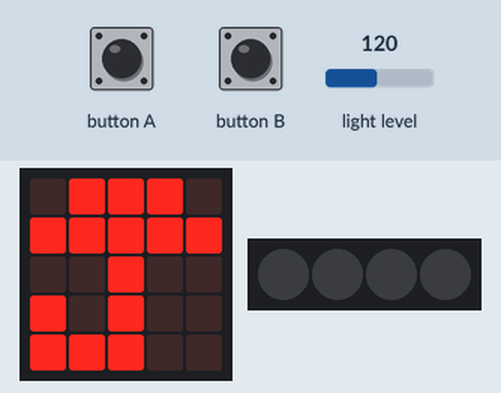
This program was run on a simulated BBC micro:bit (MakeCode). Parts: the board's 5×5 LED display, 4 RGB LEDs in strip order, left to right. The test bench sets the inputs (shaded band); at power-on: light level 120. Dim RGB values are drawn brighter than linear.

Above: at 1.8 s.
1.9 s: button A pressed for 0.15 s
At 2.6 s:
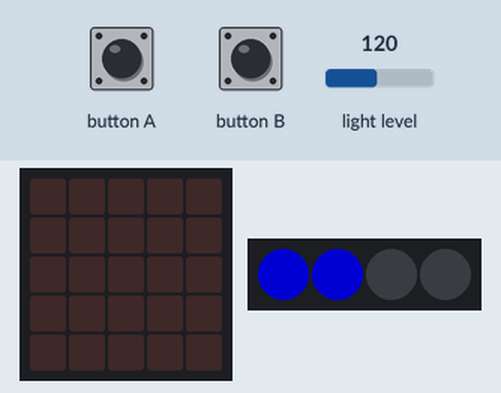
3.5 s: button B pressed for 0.15 s
At 5.1 s:
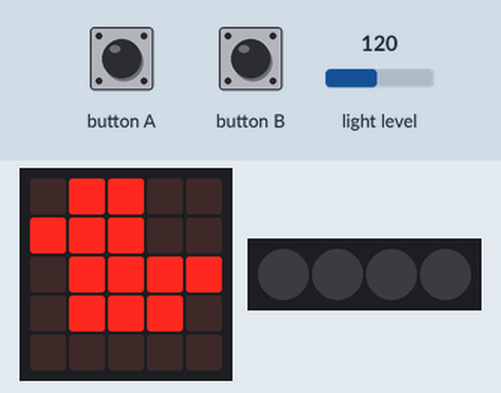
Timing chart, 0 to 6.6 s (numbered marks = the images above; inputs shaded):
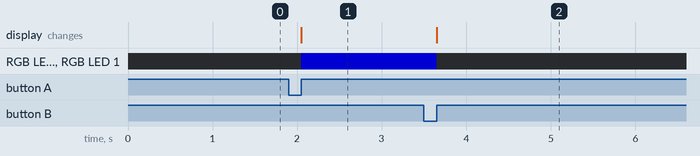

Measured:
- after the input at 1.9 s, RGB LED 0, RGB LED 1: off → RGB(0, 0, 127) after 0.15 s; the display: changes after 0.15 s (image 1)
- after the input at 3.5 s, RGB LED 0, RGB LED 1: RGB(0, 0, 127) → off after 0.15 s; the display: changes after 0.15 s (image 2)

The program:

main.ts
```typescript
// (licence header left out)
basic.clearScreen()
basic.showIcon(IconNames.Umbrella)

// variables
let neopixelStrip: neopixel.Strip = null
let amountOfLight: number = 0

// cleanup
neopixelStrip = neopixel.create(DigitalPin.P16, 4, NeoPixelMode.RGB)
neopixelStrip.setPixelColor(0, neopixel.colors(NeoPixelColors.Black))
neopixelStrip.setPixelColor(1, neopixel.colors(NeoPixelColors.Black))
neopixelStrip.setPixelColor(2, neopixel.colors(NeoPixelColors.Black))
neopixelStrip.setPixelColor(3, neopixel.colors(NeoPixelColors.Black))
neopixelStrip.show()

input.onButtonPressed(Button.A, function () {
  amountOfLight = input.lightLevel()
  basic.clearScreen()

  // if amountOfLight is <= 51
  if (amountOfLight <= 51) {
    neopixelStrip.setPixelColor(0, neopixel.colors(NeoPixelColors.Black))
    neopixelStrip.show()
  }

  // if amountOfLight is > 52
  if (amountOfLight >= 52) {
    neopixelStrip.setPixelColor(0, neopixel.colors(NeoPixelColors.Blue))
    neopixelStrip.show()
  }

  // if amountOfLight is > 104
  if (amountOfLight > 104) {
    neopixelStrip.setPixelColor(0, neopixel.colors(NeoPixelColors.Blue))
    neopixelStrip.setPixelColor(1, neopixel.colors(NeoPixelColors.Blue))
    neopixelStrip.show()
  }

  // if amountOfLight is > 156
  if (amountOfLight > 156) {
    neopixelStrip.setPixelColor(0, neopixel.colors(NeoPixelColors.Blue))
    neopixelStrip.setPixelColor(1, neopixel.colors(NeoPixelColors.Blue))
    neopixelStrip.setPixelColor(2, neopixel.colors(NeoPixelColors.Blue))
    neopixelStrip.show()
  }

  // if amountOfLight is > 208
  if (amountOfLight > 208) {
    neopixelStrip.setPixelColor(0, neopixel.colors(NeoPixelColors.Blue))
    neopixelStrip.setPixelColor(1, neopixel.colors(NeoPixelColors.Blue))
    neopixelStrip.setPixelColor(2, neopixel.colors(NeoPixelColors.Blue))
    neopixelStrip.setPixelColor(3, neopixel.colors(NeoPixelColors.Blue))
    neopixelStrip.show()
  }
})

input.onButtonPressed(Button.B, function () {
  basic.clearScreen()
  neopixelStrip = neopixel.create(DigitalPin.P16, 4, NeoPixelMode.RGB)
  neopixelStrip.setPixelColor(0, neopixel.colors(NeoPixelColors.Black))
  neopixelStrip.setPixelColor(1, neopixel.colors(NeoPixelColors.Black))
  neopixelStrip.setPixelColor(2, neopixel.colors(NeoPixelColors.Black))
  neopixelStrip.setPixelColor(3, neopixel.colors(NeoPixelColors.Black))
  neopixelStrip.show()
  basic.showIcon(IconNames.Duck)
})
```
